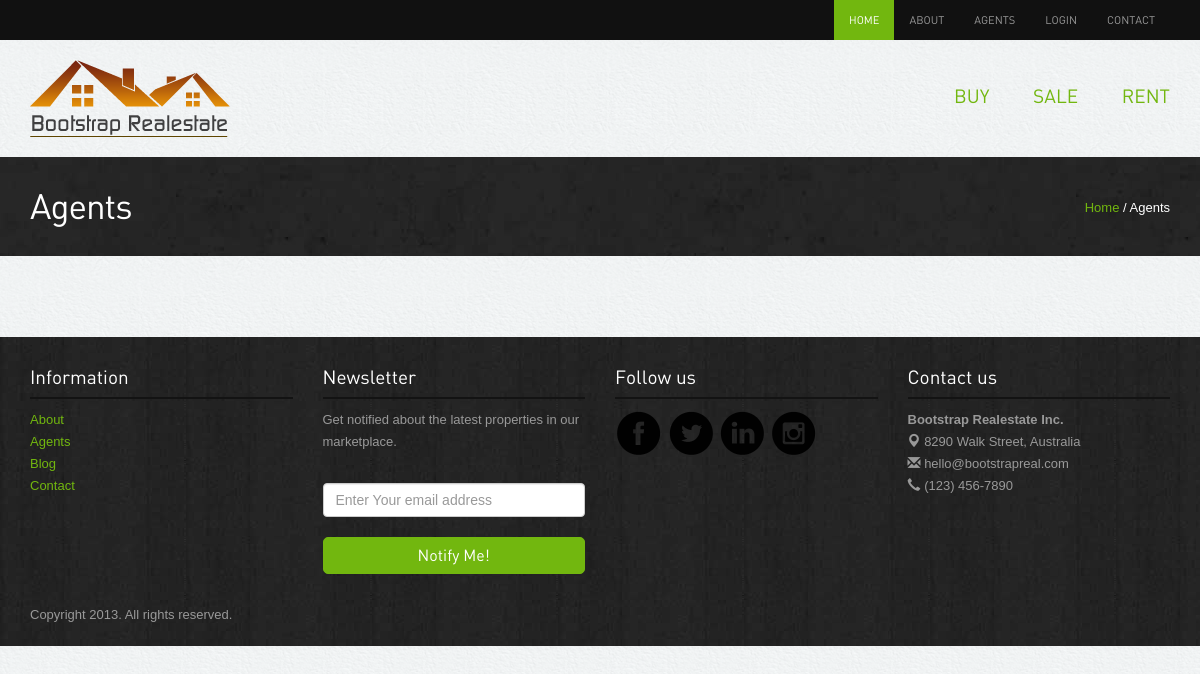
Before: /agents.php with the older database file.
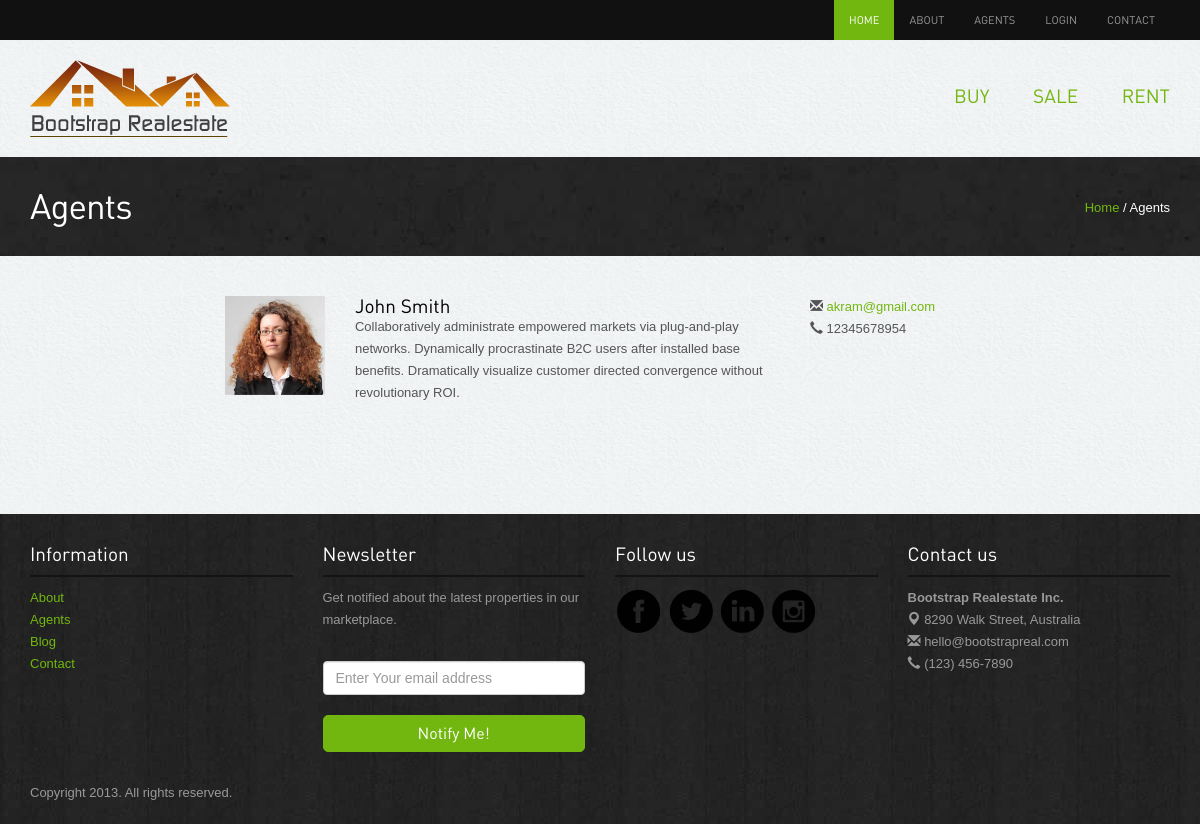
After: the same page with the newer database file.
### tables this page shows
CREATE TABLE `users` (
  `user_id` int(11) NOT NULL,
  `name` varchar(191) DEFAULT NULL,
  `email` varchar(191) NOT NULL,
  `phone` varchar(191) DEFAULT NULL,
  `otp` int(11) DEFAULT NULL,
  `status` varchar(50) DEFAULT NULL,
  `password` varchar(191) DEFAULT NULL,
  `about_me` text DEFAULT NULL,
  `address` text DEFAULT NULL,
  `image` varchar(190) DEFAULT NULL,
  `created_at` timestamp NOT NULL DEFAULT current_timestamp()
);

### agents.php (the view)
<?php include'header.php';?>
<div class="inside-banner">
  <div class="container">
    <span class="pull-right"><a href="#">Home</a> / Agents</span>
    <h2>Agents</h2>
</div>
</div>
<div class="container">
<div class="spacer agents">
<div class="row">
  <div class="col-lg-8  col-lg-offset-2 col-sm-12">
      <?php
      $con = new mysqli("localhost", "root", "", "realstate");
      $query = "SELECT * FROM users WHERE status='agent'";
      $result = $con->query($query);
      if ($result->num_rows > 0) {
          foreach ($result as $key => $value) {
      ?>
      <div class="row">
        <div class="col-lg-2 col-sm-2 "><a href="#"><img src="<?php echo $value['image'];?>" class="img-responsive"  alt="agent name"></a></div>
        <div class="col-lg-7 col-sm-7 "><h4>John Smith</h4><p><?php echo $value['about_me'];?></p></div>
        <div class="col-lg-3 col-sm-3 "><span class="glyphicon glyphicon-envelope"></span> <a href="mailto:abc@realestate.com"><?php echo $value['email'];?></a><br>
        <span class="glyphicon glyphicon-earphone"></span> <?php echo $value['phone'];?></div>
      </div>
      <?php }} ?>
  </div>
</div>
</div>
</div>
<?php include'footer.php';?>

### header.php (shortened to what this page needs)
<!DOCTYPE html>
<html lang="en">
<head>
 	<link rel="stylesheet" href="assets/bootstrap/css/bootstrap.css" />
  <link rel="stylesheet" href="assets/style.css"/>
<link rel="stylesheet" href="assets/owl-carousel/owl.carousel.css">
<link rel="stylesheet" href="assets/owl-carousel/owl.theme.css">
    <link rel="stylesheet" type="text/css" href="assets/slitslider/css/style.css" />
    <link rel="stylesheet" type="text/css" href="assets/slitslider/css/custom.css" />
</head>
<body>
<div class="navbar-wrapper">
        <div class="navbar-inverse" role="navigation">
          <div class="container">
            <div class="navbar-collapse  collapse">
              <ul class="nav navbar-nav navbar-right">
               <li class="active"><a href="index.php">Home</a></li>
                <li><a href="about.php">About</a></li>
                <li><a href="agents.php">Agents</a></li>
                <li><a href="login.php">Login</a></li>
                <li><a href="contact.php">Contact</a></li>
              </ul>
            </div>
          </div>
        </div>
    </div>
<div class="container">
<div class="header">
<a href="index.php"><img src="images/logo.png" alt="Realestate"></a>
              <ul class="pull-right">
                <li><a href="buysalerent.php">Buy</a></li>
                <li><a href="buysalerent.php">Sale</a></li>
                <li><a href="buysalerent.php">Rent</a></li>
              </ul>
</div>
</div>

### footer.php (shortened to what this page needs)
<div class="footer">
<div class="container">
<div class="row">
            <div class="col-lg-3 col-sm-3">
                   <h4>Information</h4>
                   <ul class="row">
                <li class="col-lg-12 col-sm-12 col-xs-3"><a href="about.php">About</a></li>
                <li class="col-lg-12 col-sm-12 col-xs-3"><a href="agents.php">Agents</a></li>
                <li class="col-lg-12 col-sm-12 col-xs-3"><a href="blog.php">Blog</a></li>
                <li class="col-lg-12 col-sm-12 col-xs-3"><a href="contact.php">Contact</a></li>
              </ul>
            </div>
            <div class="col-lg-3 col-sm-3">
                    <h4>Newsletter</h4>
                    <p>Get notified about the latest properties in our marketplace.</p>
                    <form class="form-inline" role="form">
                            <input type="text" placeholder="Enter Your email address" class="form-control">
                                <button class="btn btn-success" type="button">Notify Me!</button></form>
            </div>
            <div class="col-lg-3 col-sm-3">
                    <h4>Follow us</h4>
                    <a href="#"><img src="images/facebook.png" alt="facebook"></a>
                    <a href="#"><img src="images/twitter.png" alt="twitter"></a>
                    <a href="#"><img src="images/linkedin.png" alt="linkedin"></a>
                    <a href="#"><img src="images/instagram.png" alt="instagram"></a>
            </div>
             <div class="col-lg-3 col-sm-3">
                    <h4>Contact us</h4>
                    <p><b>Bootstrap Realestate Inc.</b><br>
<span class="glyphicon glyphicon-map-marker"></span> 8290 Walk Street, Australia <br>
<span class="glyphicon glyphicon-envelope"></span> hello@bootstrapreal.com<br>
<span class="glyphicon glyphicon-earphone"></span> (123) 456-7890</p>
            </div>
        </div>
<p class="copyright">Copyright 2013. All rights reserved.	</p>
</div></div>
</body>
</html>

### assets/style.css (style rules this page uses)
body { color:#555; font:normal 13px/22px Arial; background:url(../images/bgmain.png) #eee; }
h1,h2,h3,h4,h5 { font-weight:normal; font-family: din;margin: 0;padding: 0;color: #000 }
h2 { font-size: 35px; letter-spacing: -1px;margin-bottom: 20px; }
h4 { margin: 10px 0; font-size: 19px; }
p { margin-bottom: 30px; }
a { color:#72b70f; text-decoration:none;outline: none; }
.spacer { margin-top: 40px;margin-bottom:40px; }
select,input { outline: 0; margin-bottom: 20px; }
.btn { border-radius: 5px; font-family: din; outline: none; }
.btn-success { background: #72b70f;border:1px solid #72b70f;padding:6px 20px; font-size:16px; width: 100%; }
.header { padding: 20px 0; }
.header ul { list-style: none;margin: 0; padding: 0;margin-top: 25px; }
.header ul li { display: inline-block; padding: 0 0 0 40px; }
.header ul li a { font-size: 19px;font-family: din;text-transform: uppercase; }
.navbar-inverse { background-color: #111; }
.navbar-inverse .navbar-nav > li > a { font-size: 11px;padding-top: 10px;padding-bottom: 10px;font-family: din;text-transform: uppercase; }
.navbar-inverse .navbar-nav > .active > a, .navbar-inverse .navbar-nav > .active > a:hover, .navbar-inverse .navbar-nav > .active > a:focus { background-color: #72b70f; }
.inside-banner { background:url(../images/bginside.jpg) #222;color: #fff; padding: 30px 0; }
.inside-banner h2 { margin: 0; color: #fff; }
.inside-banner span { margin-top: 10px; }
.agents .row { margin-bottom:40px; }
.agents .row h4 { margin: 0; }
.footer { background:url(../images/bg.jpg) #222; padding: 20px 0; color: #999; }
.footer h4 { color: #fff;border-bottom: 2px solid #131313;margin-bottom: 10px;padding-bottom: 10px; }
.footer ul { list-style: none;padding: 0; }
.footer p.copyright { margin: 30px 0 0 0; }

Changed rows visible on the page:
added users: image (picture), about_me "Collaboratively administrate empowered markets via plug-and-play networks. Dynamically procrastinate B2C users after installed base benefits. Dramatically visualize customer directed convergence without revolutionary ROI.", email "akram@gmail.com", phone "12345678954"
